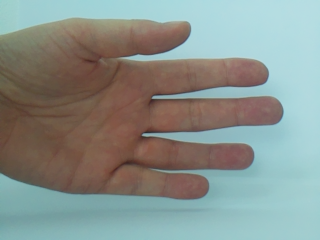
#> input picture application/data_and_features/archive/1.bmp, 320 x 240 px
$ python removeBGnd.py
#> lines starting #> are read from the running program, lines starting #| are printed output that depends on the picture
import cv2
import numpy as np
import matplotlib.pyplot as plt

# Load the image
image_path = "1.bmp"
image = cv2.imread(image_path)
#> image is the input picture: shape (240, 320, 3); mean B, G, R 141, 146.2, 137.1

# Create a mask initialized to probable background
mask = np.zeros(image.shape[:2], np.uint8)

# Define the background and foreground models (needed for GrabCut)
bgd_model = np.zeros((1, 65), np.float64)
fgd_model = np.zeros((1, 65), np.float64)

# Define a rectangle containing the foreground object (the hand)
# You can adjust these coordinates if necessary
rect = (10, 10, image.shape[1] - 20, image.shape[0] - 20)
#> rect = (10, 10, 300, 220)

# Apply GrabCut algorithm
cv2.grabCut(image, mask, rect, bgd_model, fgd_model, 5, cv2.GC_INIT_WITH_RECT)

# Modify the mask such that all sure and probable foreground pixels are set to 1
# and the rest are set to 0
mask2 = np.where((mask == 2) | (mask == 0), 0, 1).astype('uint8')

# Multiply the input image with the new mask to remove the background
result = image * mask2[:, :, np.newaxis]
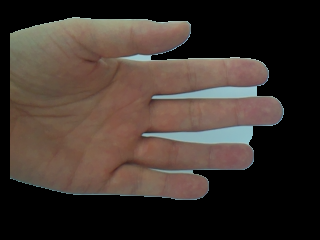
#> result: shape (240, 320, 3); mean B, G, R 45.1, 51.4, 62.1

# Display the result
plt.imshow(cv2.cvtColor(result, cv2.COLOR_BGR2RGB))
plt.axis('off')
plt.show()
